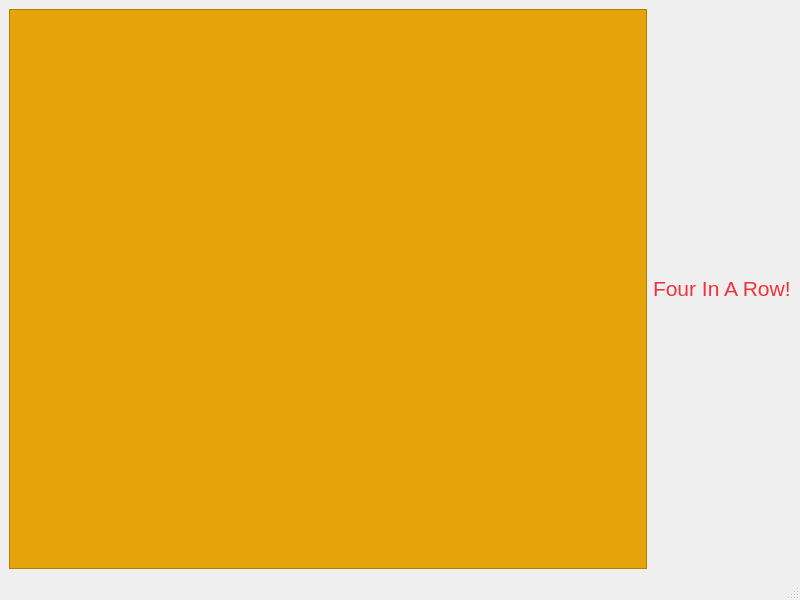
<?xml version="1.0" encoding="UTF-8"?>
<ui version="4.0">
 <class>MainWindow</class>
 <widget class="QMainWindow" name="MainWindow">
  <property name="geometry">
   <rect>
    <x>0</x>
    <y>0</y>
    <width>800</width>
    <height>600</height>
   </rect>
  </property>
  <property name="windowTitle">
   <string>MainWindow</string>
  </property>
  <widget class="QWidget" name="centralwidget">
   <layout class="QHBoxLayout" name="horizontalLayout">
    <item>
     <widget class="QGraphicsView" name="chess_board">
      <property name="styleSheet">
       <string notr="true">background:rgb(229, 165, 10)</string>
      </property>
     </widget>
    </item>
    <item>
     <widget class="QLabel" name="label">
      <property name="text">
       <string>&lt;html&gt;&lt;head/&gt;&lt;body&gt;&lt;p&gt;&lt;span style=&quot; font-size:16pt; color:#ed333b;&quot;&gt;Four In A Row!&lt;/span&gt;&lt;/p&gt;&lt;/body&gt;&lt;/html&gt;</string>
      </property>
     </widget>
    </item>
   </layout>
  </widget>
  <widget class="QMenuBar" name="menubar">
   <property name="geometry">
    <rect>
     <x>0</x>
     <y>0</y>
     <width>800</width>
     <height>23</height>
    </rect>
   </property>
  </widget>
  <widget class="QStatusBar" name="statusbar"/>
 </widget>
 <resources/>
 <connections/>
</ui>
